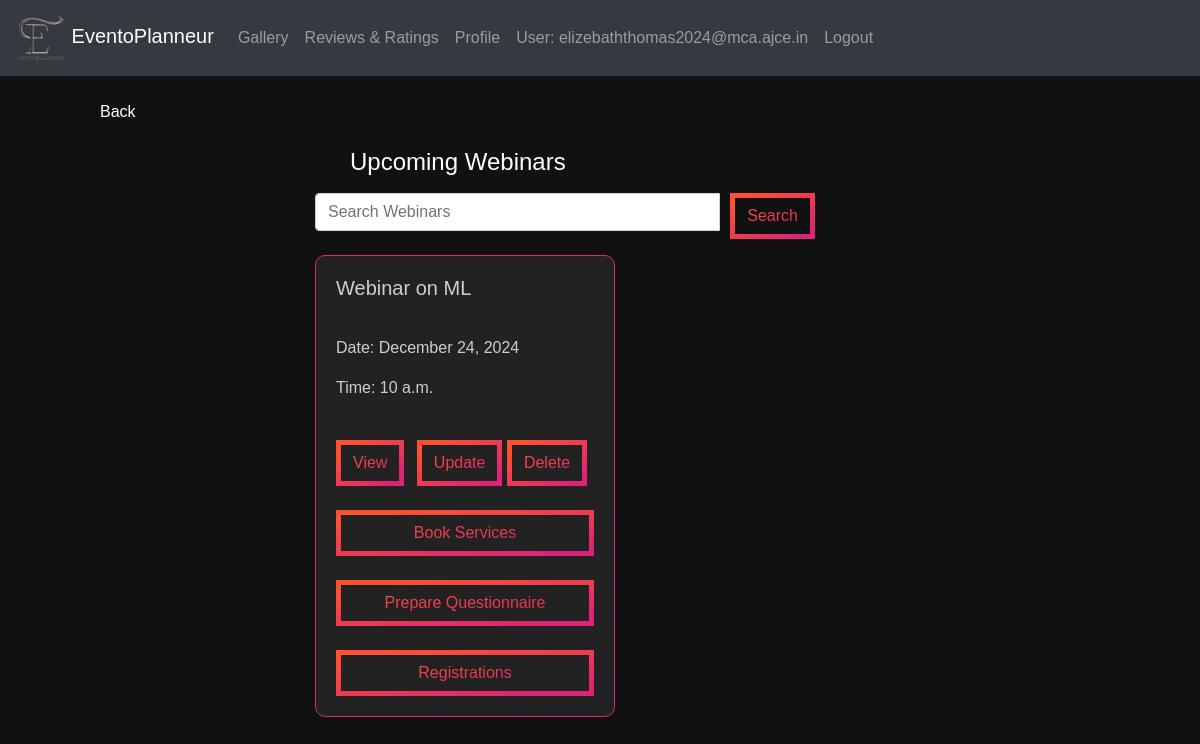
Screenshot of /webinar/ (signed in) with the database file from the repository.
### eventapp/models.py (models this page shows, shortened)
class CustomUser(AbstractUser):
    username = None
    USERNAME_FIELD  = 'email'
    email = models.EmailField(unique=True)
    password = models.CharField(max_length=128)
    is_organizer = models.BooleanField(default=False)
    is_provider = models.BooleanField(default=False)
    is_attendee = models.BooleanField(default=False)
    is_verified = models.BooleanField(default=False)
    verification_token = models.CharField(max_length=100, blank=True, null=True)
    REQUIRED_FIELDS = []
    objects = CustomUserManager()

class Webinar(models.Model):
    EVENT_TYPE_CHOICES = [
    ('Online', 'Online'),
    ('Offline', 'Offline'),
]
    id = models.AutoField(primary_key=True)
    title = models.CharField(max_length=100)
    event_type = models.CharField(max_length=10, choices=EVENT_TYPE_CHOICES, default='offline')
    description = models.TextField()
    date = models.DateField(default=None, blank=True, null=True)
    start_time = models.TimeField(blank=True, null=True)
    end_time = models.TimeField(blank=True, null=True)
    location = models.CharField(max_length=200, blank=True, null=True)
    poster = models.URLField(blank=True, null=True)
    organizer_name = models.CharField(max_length=100)
    deadline = models.DateField(default=None, blank=True, null=True)
    fee = models.DecimalField(max_digits=10, decimal_places=2, blank=True, null=True)
    speakers = models.ManyToManyField(Speaker, blank=True)
    org_user=models.ForeignKey(CustomUser, on_delete=models.CASCADE,null=True,blank=True)
    livestream = models.URLField(blank=True, null=True)
    phone_number = models.CharField(max_length=15)
    max_participants = models.PositiveIntegerField(null=True,default=50)
    status = models.IntegerField(default=1,null=True,blank=True)

### eventapp/views.py (the view)
# urls.py: path('webinar/',views.webinar,name='webinar'),
@login_required
def webinar(request):
    org_user = request.user
    search_query = request.GET.get('search', '')
    current_date = timezone.now().date()
    if search_query:
        update_webinar = Webinar.objects.filter(
            Q(org_user=org_user, status=1),
            Q(title__icontains=search_query),Q(date__gte=current_date)
        ).order_by('date')
    else:
        update_webinar = Webinar.objects.filter(org_user=org_user, status=1,date__gte=current_date).order_by('date')
    context = {'update_webinar': update_webinar, 'search_query': search_query}
    return render(request, 'webinar.html', context)

### templates/webinar.html (shortened to what this page needs)
{% load static %}
<!DOCTYPE html>
<html lang="en">
<head>
  <link rel="stylesheet" href="https://maxcdn.bootstrapcdn.com/bootstrap/4.5.2/css/bootstrap.min.css">
  <link rel="stylesheet"type="text/css" href="{% static 'css/webinar.css' %}">
</head>
<body>
  <nav class="navbar navbar-expand-md bg-dark navbar-dark">
    <div class="containers">
      <a class="navbar-brand" href="{% url 'eventapp:orghome' %}">
        <img src="{% static 'images/Eventoplanneur.png' %}" alt="Logo" width="50"> EventoPlanneur
      </a>
      <div class="collapse navbar-collapse" id="navbarCollapse">
        <ul class="navbar-nav ml-auto">
          <li class="nav-item"><a class="nav-link" href="{% url 'eventapp:gallery' %}">Gallery</a></li>
          <li class="nav-item"><a class="nav-link" href="{% url 'eventapp:review_service' %}">Reviews & Ratings</a></li>
          <li class="nav-item"><a class="nav-link" href="{% url 'eventapp:org_profile' %}">Profile</a></li>
          <li class="nav-item">
            {% if user.is_authenticated %}
            <a class="nav-link" >User: {{ user.email }}</a>
            <li class="nav-item"><a href="{% url 'eventapp:logout' %}" class="nav-link">Logout</a></li>
            {% endif %}
          </li>
        </ul>
      </div>
    </div>
  </nav>
  <div style="margin-left:100px;margin-right:225px;color:white" ><br>
    <a class="btn2" href="{% url 'eventapp:orghome' %}" style="color:white">
    Back
</a>
    <div style="margin-left:200px;" ><br>
      <h4 style="margin-left:50px;color:white">Upcoming Webinars</h4>
{% block content %}
    <div class="container mx-auto mt-3">
        <div class="row">
            <div class="col-md-12 mb-3">
                <form method="GET" action="{% url 'eventapp:webinar' %}">
                    <div class="input-group">
                        <input type="text" class="form-control" name="search" placeholder="Search Webinars">
                        <div class="input-group-append">
                            <button class="btn btn-outline-secondary" type="submit"> Search</button>
                        </div>
                    </div>
                </form>
            </div>
            {% for i in update_webinar %}
                <div class="col-md-6">
                    <div class="card" style="width: 300px;">
                        <div class="card-body">
                            <h5 class="card-title">{{ i.title }}</h5><br>
                            <p class="card-text">Date: {{ i.date|date:"F j, Y" }}<br><p>
                            <p class="card-text">Time: {{ i.start_time }}<br><br></p>
                            <a href="{% url 'view_webinar' i.id %}" class="btn mr-2"> View </a>
                            <a href="{% url 'update_webinar' i.id %}" class="btn"> Update</a>
                            <a href="{% url 'delete_webinar' i.id %}" class="btn"> Delete</a><br><br>
                            <a style="width: 100%;" href="{% url 'services_required' i.id %}" class="btn"> Book Services</a><br><br>
                            <a style="width: 100%;" href="{% url 'questionnaire' i.id %}" class="btn"> Prepare Questionnaire</a><br><br>
                            <a style="width: 100%;" href="{% url 'display_registrations' i.id %}" class="btn"> Registrations</a>
                        </div>
                    </div>
                </div>
            {% endfor %}
        </div>
    </div>
{% endblock %}
      </div>
    </div>
</body>
</html>

### static/css/webinar.css (style rules this page uses)
body { font-family: Arial, sans-serif; margin: 0; padding: 0; background-position: center; color: #ad6341; background-image: url("/static/images/bg.gif"); background-size: cover; }
.containers { display: flex; justify-content: space-between; text-align: right; }
.container { display: flex; justify-content: space-between; margin: 5px; }
button { font-family: Arial, Helvetica, sans-serif; font-weight: bold; color: white; background-color: #171717; padding: 1em 2em; border: none; border-radius: .6rem; position: relative; cursor: pointer; overflow: hidden; }
.card { width: 190px; border-radius: 10px; }

### templates/webinar.html (style rules this page uses)
:root { --gradient: linear-gradient(to left top, #DD2476 10%, #FF512F 90%) !important; }
body { background: #111 !important;; }
.input-group { width:500px; }
.input-group-append { margin-left:10px; }
.card { background: #222; border: 1px solid #dd2476; color: rgba(250, 250, 250, 0.8); margin-bottom: 2rem; }
.btn { border: 5px solid; border-image-slice: 1; background: var(--gradient) !important; -webkit-background-clip: text !important; -webkit-text-fill-color: transparent !important; border-image-source: var(--gradient) !important; text-decoration: none; transition: all .4s ease; }

### rows the page displays
CustomUser: email "elizebaththomas2024@mca.ajce.in"
Webinar: title "Webinar on ML", date "December 24, 2024", start_time "10 a.m."
